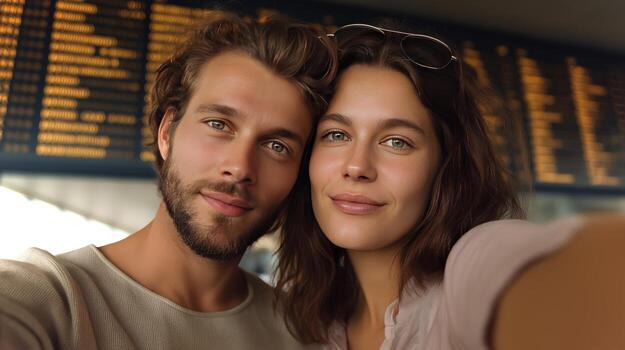
#> input picture images/test.jpg, 625 x 350 px, found by its file name
$ python image_detector.py
#> lines starting #> are read from the running program, lines starting #| are printed output that depends on the picture; after the words box and inside, x2 and y2 are one past the last pixel; in counts of white or black regions, pixels touching at a corner belong together
### src/detector.py
import cv2


class FaceEyeDetector:

    def __init__(self):

        base = cv2.data.haarcascades

        self.face_cascade = cv2.CascadeClassifier(
            base + "haarcascade_frontalface_default.xml"
        )

        self.eye_cascade = cv2.CascadeClassifier(
            base + "haarcascade_eye.xml"
        )

    def detect(self, frame):

        gray = cv2.cvtColor(
            frame,
            cv2.COLOR_BGR2GRAY
        )

        faces = self.face_cascade.detectMultiScale(
            gray,
            scaleFactor=1.1,
            minNeighbors=5,
            minSize=(60, 60)
        )

        results = []

        for (x, y, w, h) in faces:

            face_gray = gray[
                y:y+h,
                x:x+w
            ]

            eyes = self.eye_cascade.detectMultiScale(
                face_gray,
                scaleFactor=1.1,
                minNeighbors=5,
                minSize=(20, 20)
            )

            results.append(
                {
                    "box": (x, y, w, h),
                    "eyes": eyes
                }
            )

        return results

### src/utils.py
import cv2
import time


class FPS:
    # [16 lines left out: functions __init__, update, not called in this run]


def draw_detections(frame, detections):
    for detection in detections:
        x, y, w, h = detection["box"]

        # Face
        cv2.rectangle(
            frame,
            (x, y),
            (x + w, y + h),
            (0, 255, 0),
            2
        )

        cv2.putText(
            frame,
            "Face",
            (x, y - 10),
            cv2.FONT_HERSHEY_SIMPLEX,
            0.6,
            (0, 255, 0),
            2
        )

        # Eyes
        for (ex, ey, ew, eh) in detection["eyes"]:
            cv2.rectangle(
                frame,
                (x + ex, y + ey),
                (x + ex + ew, y + ey + eh),
                (255, 0, 0),
                2
            )

    return frame

### src/image_detector.py
import cv2

from detector import FaceEyeDetector
from utils import draw_detections


def process_image(input_path, output_path):
#> called with input_path = 'images/test.jpg', output_path = 'outputs/result.jpg'
    image = cv2.imread(input_path)
#> image is the input picture: shape (350, 625, 3); mean B, G, R 58.5, 75.5, 101.2

    if image is None:
        print(f"Error: Cannot read image: {input_path}")
        return False

    detector = FaceEyeDetector()

    detections = detector.detect(image)
#> in detect, `gray = cv2.cvtColor( frame, cv2.COLOR_BGR2GRAY )`:
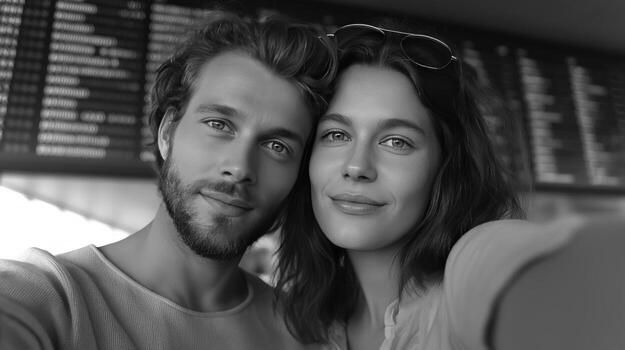
#> gray: shape (350, 625); min 0, max 255, mean 81.3
#> in detect, `faces = self.face_cascade.detectMultiScale( gray, scaleFactor=1.1, min..`: faces = [[290, 80, 149, 149], [155, 61, 178, 178]]
#> the loop in detect, `for (x, y, w, h) in faces: ` made 2 passes
#> (x, y, w, h, eyes) on passes 1 to 2: (290, 80, 149, 149, [[26, 36, 41, 41], [81, 39, 45, 45]]), (155, 61, 178, 178, [[39, 40, 50, 50], [99, 64, 42, 42]])
#> pass 1, in detect, `face_gray = gray[ y:y+h, x:x+w ]`:
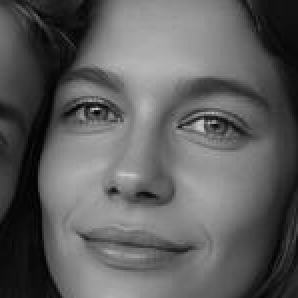
#> face_gray: shape (149, 149) (shown 2 times larger); min 0, max 201, mean 94
#> pass 2, in detect, `face_gray = gray[ y:y+h, x:x+w ]`:
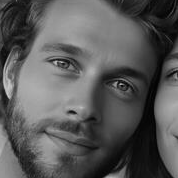
#> face_gray: shape (178, 178); min 0, max 203, mean 88.7
#> after the loop in detect, `for (x, y, w, h) in faces:`: results = 2 items
#> detections = 2 items

    result = draw_detections(image, detections)
#> the loop in draw_detections, `for detection in detections:` made 2 passes
#> after the loop in draw_detections, `for detection in detections:`:
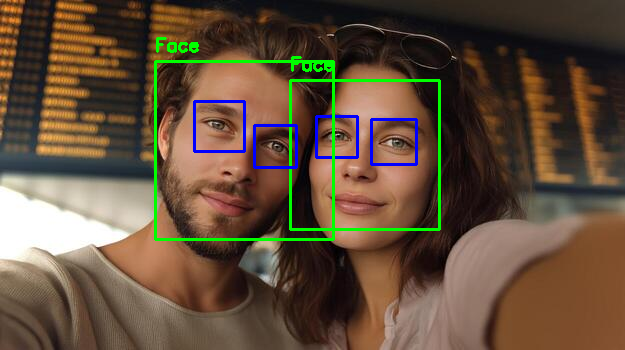
#> frame: shape (350, 625, 3); 2.99% of pixels changed, all inside (x1, y1, x2, y2) = (154, 37, 441, 241)

    face_count = len(detections)
#> face_count = 2
    eye_count = sum(len(detection["eyes"]) for detection in detections)
#> eye_count = 4

    cv2.putText(
        result,
        f"Faces: {face_count}",
        (20, 35),
        cv2.FONT_HERSHEY_SIMPLEX,
        0.8,
        (0, 255, 0),
        2
    )

    cv2.putText(
        result,
        f"Eyes: {eye_count}",
        (20, 70),
        cv2.FONT_HERSHEY_SIMPLEX,
        0.8,
        (255, 0, 0),
        2
    )
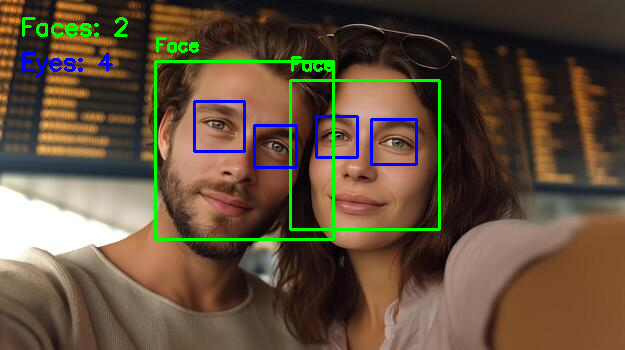
#> result: shape (350, 625, 3); mean B, G, R 59.8, 78.9, 97.4

    cv2.imwrite(output_path, result)

    print(f"Faces detected: {face_count}")
#| Faces detected: 2
    print(f"Eyes detected: {eye_count}")
#| Eyes detected: 4
    print(f"Output saved to: {output_path}")

    return True


if __name__ == "__main__":
    process_image(
        "images/test.jpg",
        "outputs/result.jpg"
    )
